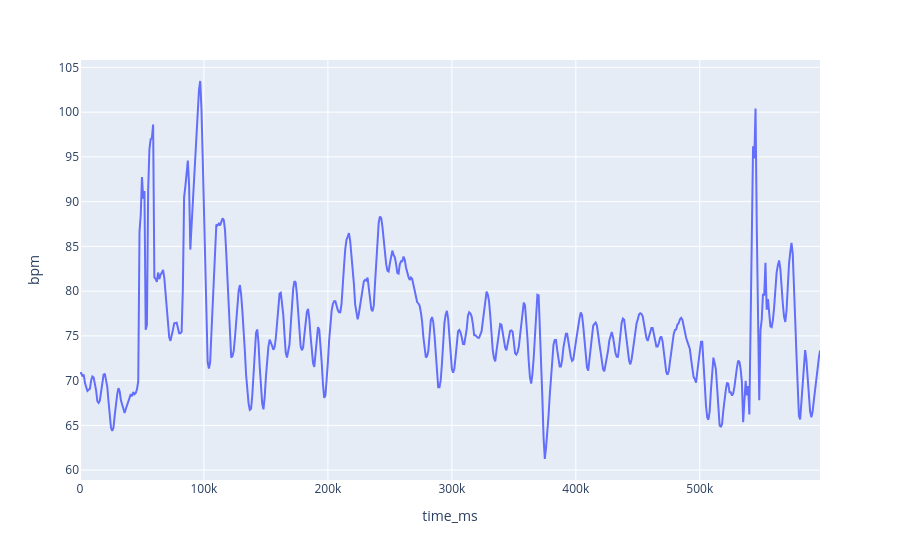

Here is the notebook cell this chart was saved with:
### Code cell
px.line(
    bpm_df,
    x="time_ms",
    y="bpm",
    title="Heart Rate (BPM) Over Time"
)

### Figure 1 — Plotly figure (JSON) as saved in the notebook; plotly's stock layout.template omitted (floating-point values rounded to 4 significant figures; data arrays with more than 128 entries replaced by an {"elided": "..."} marker saying what was removed)
{"data": [{"hovertemplate": "time_ms=%{x}<br>bpm=%{y}<extra></extra>", "legendgroup": "", "line": {"color": "#636efa", "dash": "solid"}, "marker": {"symbol": "circle"}, "mode": "lines", "name": "", "orientation": "v", "showlegend": false, "type": "scatter", "x": {"elided": "598 int values"}, "xaxis": "x", "y": {"elided": "598 float values"}, "yaxis": "y"}], "layout": {"legend": {"tracegroupgap": 0}, "margin": {"t": 60}, "xaxis": {"anchor": "y", "domain": [0, 1], "title": {"text": "time_ms"}}, "yaxis": {"anchor": "x", "domain": [0, 1], "title": {"text": "bpm"}}}}
